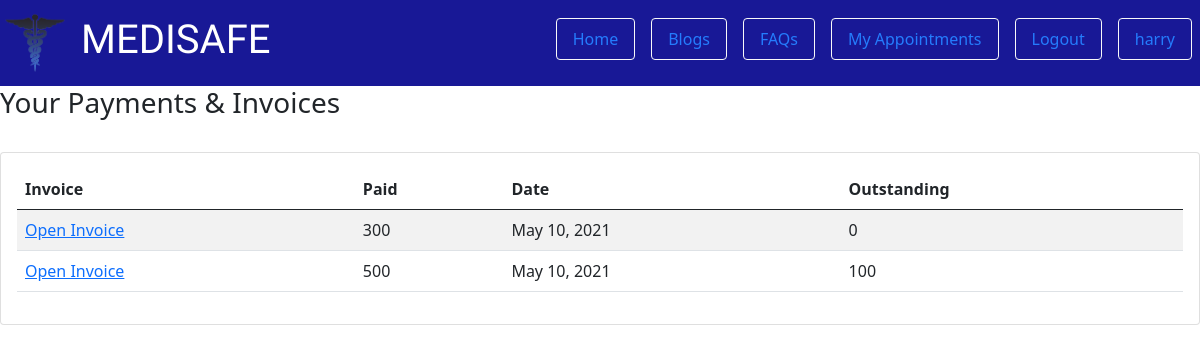
Screenshot of /payments/ (signed in) with the database file from the repository.
### account/models.py (models this page shows, shortened)
class User(AbstractUser):
    user_type = models.CharField(choices=USER_CHOICES, max_length=2)
    def is_patient(self):
        if self.user_type == 'P':
            return True
        else:
            return False
    class Meta:
        ordering = ('id',)

### appointment/models.py (models this page shows, shortened)
class Payment(models.Model):
    patient = models.ForeignKey(User, on_delete=models.CASCADE, related_name="patient_payments")
    date = models.DateField(auto_now_add=True)
    paid = models.IntegerField(null=True)
    outstanding = models.IntegerField(null=True)
    total = models.IntegerField(null=True)
    payment_type = models.CharField(choices=PAYMENT_TYPES, max_length=1, default="I")
    class Meta:
        ordering = ('-id',)

### appointment/views.py (the view)
# urls.py: path("payments/", views.pateintpayments, name="pat_payments"),
@login_required(login_url='/login/')
def pateintpayments(request):
    if request.method == "GET":
        context = {
            "payment_me" : Payment.objects.filter(patient=request.user),
        }
        return render(request, 'appointment/payment_invoice.html', context=context)

### templates/appointment/payment_invoice.html
{% extends "base.html" %}
{% load bootstrap3 %}
{% block content %}
<div class="row">
    <div class="col-md-12">
        <h3>Your Payments & Invoices</h3>
        <br>
        <div class="card card-body">
            <table class="table table-striped">
                <thead>
                    <th>Invoice</th>
                    <th>Paid</th>
                    <th>Date</th>
                    <th>Outstanding</th>
                </thead>
                {% for obj in payment_me %}
                <tr>
                    <td><a href="">Open Invoice</a></td>
                    <td>{{ obj.paid }}</td>
                    <td>{{ obj.date }}</td>
                    <td>{{ obj.outstanding }}</td>
                </tr>
                {% endfor %}
            </table>
        </div>
    </div>
</div>
{% endblock %}

### templates/base.html (shortened to what this page needs)
{% load static %}
{% load bootstrap3 %}
<!DOCTYPE html>
<html lang="en">
<head>
<link href="https://cdn.jsdelivr.net/npm/bootstrap@5.0.0-beta2/dist/css/bootstrap.min.css" rel="stylesheet">
<link rel="stylesheet" href="{% static 'css/ind.css' %}">
</head>
<header class="text-white" id="header">
    <nav class="navbar navbar-expand-lg navbar-dark d-flex">
        <div class="navbar-nav nav-item flex-grow-1">
            <a class="navbar-brand" href="">
                <img class="logo" src="{% static 'pics/medlogo.png' %}" alt="">    </a>
            <div class="h1 mt-2 medisafe">
                MEDISAFE </div>
        </div>
        <div class="d-flex justify-content-between h5" id="headliner">
            <a class="nav-item nav-link m-2 btn btn-outline-light" href="{% url 'account:home' %}">Home</a>
            <a class="nav-item nav-link m-2 btn btn-outline-light" href="{% url 'account:blogs' %}">Blogs</a>
            <a class="nav-item nav-link m-2 btn btn-outline-light" href="{% url 'account:womenhealth' %}">FAQs</a>
            {% if user.is_active %}
                {% if user.is_patient %}
                    <a class="nav-item nav-link m-2 btn btn-outline-light" href="{% url 'appointment:patient-appointments' %}">My Appointments</a>
                {% elif user.is_doctor %}
                    <a class="nav-item nav-link m-2 btn btn-outline-light" href="{% url 'appointment:doctor-appointments' %}">My Appointments</a>
                 {% endif %}
            <a class="nav-item nav-link m-2 btn btn-outline-light" href="{% url 'account:logout' %}">Logout</a>
            <a class="nav-item nav-link m-2 btn btn-outline-light" href="{% url 'account:myacc' %}">{{ user.username }}</a>
            {% else %}
            <a class="nav-item nav-link m-2 btn btn-outline-light" href="{% url 'account:login' %}">Login</a>
            <a class="nav-item nav-link m-2 btn btn-outline-light" href="{% url 'account:signup' %}">Register</a>
            {% endif %}
        </div>
      </nav>
</header>
<body>
{% block content %}
{% endblock  %}
</body>
</html>

### static/css/ind.css (style rules this page uses)
#header { background-color: darkblue; opacity: 0.9; }
.logo { width: 60px; height: 60px; margin-left: 5px; background-color: transparent; opacity: 1; color: black; }
.medisafe { font-family: 'Akaya Telivigala', cursive; }

### rows the page displays
User: username "harry"
Payment: paid "300", date "May 10, 2021", outstanding "0"
Payment: paid "500", date "May 10, 2021", outstanding "100"
